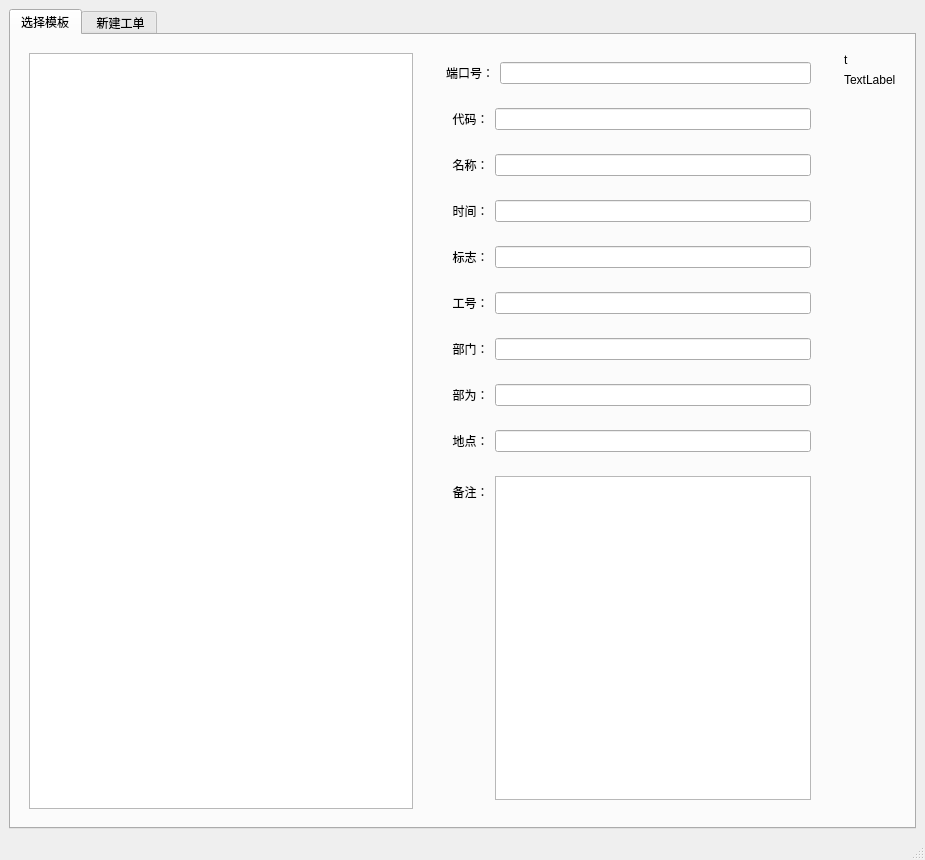
<?xml version="1.0" encoding="UTF-8"?>
<ui version="4.0">
 <class>Newjob</class>
 <widget class="QMainWindow" name="Newjob">
  <property name="geometry">
   <rect>
    <x>0</x>
    <y>0</y>
    <width>925</width>
    <height>860</height>
   </rect>
  </property>
  <property name="windowTitle">
   <string>MainWindow</string>
  </property>
  <widget class="QWidget" name="centralwidget">
   <layout class="QHBoxLayout" name="horizontalLayout">
    <item>
     <widget class="QTabWidget" name="tabWidget">
      <property name="currentIndex">
       <number>0</number>
      </property>
      <widget class="QWidget" name="tab">
       <attribute name="title">
        <string>选择模板</string>
       </attribute>
       <layout class="QGridLayout" name="gridLayout">
        <item row="0" column="0">
         <widget class="QWidget" name="widget_14" native="true">
          <layout class="QHBoxLayout" name="horizontalLayout_11">
           <item>
            <widget class="QTableView" name="tableView2"/>
           </item>
          </layout>
         </widget>
        </item>
        <item row="0" column="1">
         <widget class="QWidget" name="widget_12" native="true">
          <layout class="QVBoxLayout" name="verticalLayout_3">
           <item>
            <widget class="QWidget" name="widget_4" native="true">
             <layout class="QHBoxLayout" name="horizontalLayout_2">
              <item>
               <widget class="QLabel" name="label_2">
                <property name="text">
                 <string>端口号：</string>
                </property>
                <property name="alignment">
                 <set>Qt::AlignLeading|Qt::AlignLeft|Qt::AlignVCenter</set>
                </property>
               </widget>
              </item>
              <item>
               <widget class="QLineEdit" name="line_pid"/>
              </item>
             </layout>
            </widget>
           </item>
           <item>
            <widget class="QWidget" name="widget_15" native="true">
             <layout class="QHBoxLayout" name="horizontalLayout_12">
              <item>
               <widget class="QLabel" name="label_14">
                <property name="text">
                 <string>  代码：</string>
                </property>
               </widget>
              </item>
              <item>
               <widget class="QLineEdit" name="line_code"/>
              </item>
             </layout>
            </widget>
           </item>
           <item>
            <widget class="QWidget" name="widget_5" native="true">
             <layout class="QHBoxLayout" name="horizontalLayout_4">
              <item>
               <widget class="QLabel" name="label_13">
                <property name="text">
                 <string>  名称：</string>
                </property>
               </widget>
              </item>
              <item>
               <widget class="QLineEdit" name="line_name"/>
              </item>
             </layout>
            </widget>
           </item>
           <item>
            <widget class="QWidget" name="widget_6" native="true">
             <layout class="QHBoxLayout" name="horizontalLayout_5">
              <item>
               <widget class="QLabel" name="label_5">
                <property name="text">
                 <string>  时间：</string>
                </property>
               </widget>
              </item>
              <item>
               <widget class="QLineEdit" name="line_dt"/>
              </item>
             </layout>
            </widget>
           </item>
           <item>
            <widget class="QWidget" name="widget_7" native="true">
             <layout class="QHBoxLayout" name="horizontalLayout_6">
              <item>
               <widget class="QLabel" name="label_6">
                <property name="text">
                 <string>  标志：</string>
                </property>
               </widget>
              </item>
              <item>
               <widget class="QLineEdit" name="line_flag"/>
              </item>
             </layout>
            </widget>
           </item>
           <item>
            <widget class="QWidget" name="widget_8" native="true">
             <layout class="QHBoxLayout" name="horizontalLayout_7">
              <item>
               <widget class="QLabel" name="label_7">
                <property name="text">
                 <string>  工号：</string>
                </property>
               </widget>
              </item>
              <item>
               <widget class="QLineEdit" name="line_uid"/>
              </item>
             </layout>
            </widget>
           </item>
           <item>
            <widget class="QWidget" name="widget_9" native="true">
             <layout class="QHBoxLayout" name="horizontalLayout_8">
              <item>
               <widget class="QLabel" name="label_8">
                <property name="text">
                 <string>  部门：</string>
                </property>
               </widget>
              </item>
              <item>
               <widget class="QLineEdit" name="line_dept"/>
              </item>
             </layout>
            </widget>
           </item>
           <item>
            <widget class="QWidget" name="widget_10" native="true">
             <layout class="QHBoxLayout" name="horizontalLayout_9">
              <item>
               <widget class="QLabel" name="label_9">
                <property name="text">
                 <string>  部为：</string>
                </property>
               </widget>
              </item>
              <item>
               <widget class="QLineEdit" name="line_part"/>
              </item>
             </layout>
            </widget>
           </item>
           <item>
            <widget class="QWidget" name="widget_11" native="true">
             <layout class="QHBoxLayout" name="horizontalLayout_10">
              <item>
               <widget class="QLabel" name="label_10">
                <property name="text">
                 <string>  地点：</string>
                </property>
               </widget>
              </item>
              <item>
               <widget class="QLineEdit" name="line_loc"/>
              </item>
             </layout>
            </widget>
           </item>
           <item>
            <widget class="QWidget" name="widget_13" native="true">
             <layout class="QFormLayout" name="formLayout">
              <item row="0" column="0">
               <widget class="QLabel" name="label_3">
                <property name="text">
                 <string>  备注：</string>
                </property>
               </widget>
              </item>
              <item row="0" column="1">
               <widget class="QTextEdit" name="text_note"/>
              </item>
             </layout>
            </widget>
           </item>
          </layout>
         </widget>
        </item>
        <item row="0" column="2">
         <widget class="QWidget" name="widget_16" native="true">
          <layout class="QVBoxLayout" name="verticalLayout_4">
           <item>
            <widget class="QLabel" name="lab_pic">
             <property name="text">
              <string>t</string>
             </property>
            </widget>
           </item>
           <item>
            <widget class="QLabel" name="lab_ex">
             <property name="text">
              <string>TextLabel</string>
             </property>
            </widget>
           </item>
           <item>
            <spacer name="verticalSpacer_2">
             <property name="orientation">
              <enum>Qt::Vertical</enum>
             </property>
             <property name="sizeHint" stdset="0">
              <size>
               <width>20</width>
               <height>668</height>
              </size>
             </property>
            </spacer>
           </item>
          </layout>
         </widget>
        </item>
       </layout>
      </widget>
      <widget class="QWidget" name="tab_2">
       <attribute name="title">
        <string> 新建工单</string>
       </attribute>
       <layout class="QGridLayout" name="gridLayout_2">
        <item row="0" column="0">
         <widget class="QWidget" name="widget" native="true">
          <layout class="QVBoxLayout" name="verticalLayout">
           <item>
            <widget class="QTableView" name="tableView"/>
           </item>
          </layout>
         </widget>
        </item>
        <item row="0" column="1">
         <widget class="QWidget" name="widget_3" native="true">
          <layout class="QVBoxLayout" name="verticalLayout_2">
           <item>
            <widget class="QLabel" name="label_4">
             <property name="text">
              <string> 照片：</string>
             </property>
            </widget>
           </item>
           <item>
            <widget class="QLabel" name="labPhoto">
             <property name="text">
              <string>TextLabel</string>
             </property>
            </widget>
           </item>
           <item>
            <spacer name="verticalSpacer">
             <property name="orientation">
              <enum>Qt::Vertical</enum>
             </property>
             <property name="sizeHint" stdset="0">
              <size>
               <width>20</width>
               <height>610</height>
              </size>
             </property>
            </spacer>
           </item>
          </layout>
         </widget>
        </item>
        <item row="1" column="0" colspan="2">
         <widget class="QWidget" name="widget_2" native="true">
          <layout class="QHBoxLayout" name="horizontalLayout_3">
           <item>
            <widget class="QPushButton" name="btnAdd">
             <property name="text">
              <string>新建</string>
             </property>
            </widget>
           </item>
           <item>
            <widget class="QPushButton" name="btnDelete">
             <property name="text">
              <string>删除</string>
             </property>
            </widget>
           </item>
           <item>
            <widget class="QPushButton" name="btnSave">
             <property name="enabled">
              <bool>false</bool>
             </property>
             <property name="text">
              <string>保存</string>
             </property>
            </widget>
           </item>
           <item>
            <widget class="QPushButton" name="btnCancel">
             <property name="enabled">
              <bool>false</bool>
             </property>
             <property name="text">
              <string>取消</string>
             </property>
            </widget>
           </item>
           <item>
            <widget class="QPushButton" name="btnSetPhoto">
             <property name="enabled">
              <bool>true</bool>
             </property>
             <property name="text">
              <string>设置照片</string>
             </property>
            </widget>
           </item>
           <item>
            <widget class="QPushButton" name="btnCancelPhoto">
             <property name="enabled">
              <bool>false</bool>
             </property>
             <property name="text">
              <string>取消照片</string>
             </property>
            </widget>
           </item>
           <item>
            <widget class="QPushButton" name="btnPhoto">
             <property name="text">
              <string>拍照</string>
             </property>
             <property name="icon">
              <iconset resource="../icon.qrc">
               <normaloff>:/icons/video_chat.ico</normaloff>:/icons/video_chat.ico</iconset>
             </property>
            </widget>
           </item>
          </layout>
         </widget>
        </item>
       </layout>
      </widget>
     </widget>
    </item>
   </layout>
  </widget>
  <widget class="QMenuBar" name="menubar">
   <property name="geometry">
    <rect>
     <x>0</x>
     <y>0</y>
     <width>925</width>
     <height>26</height>
    </rect>
   </property>
  </widget>
  <widget class="QStatusBar" name="statusbar"/>
 </widget>
 <resources>
  <include location="../icon.qrc"/>
 </resources>
 <connections/>
</ui>
